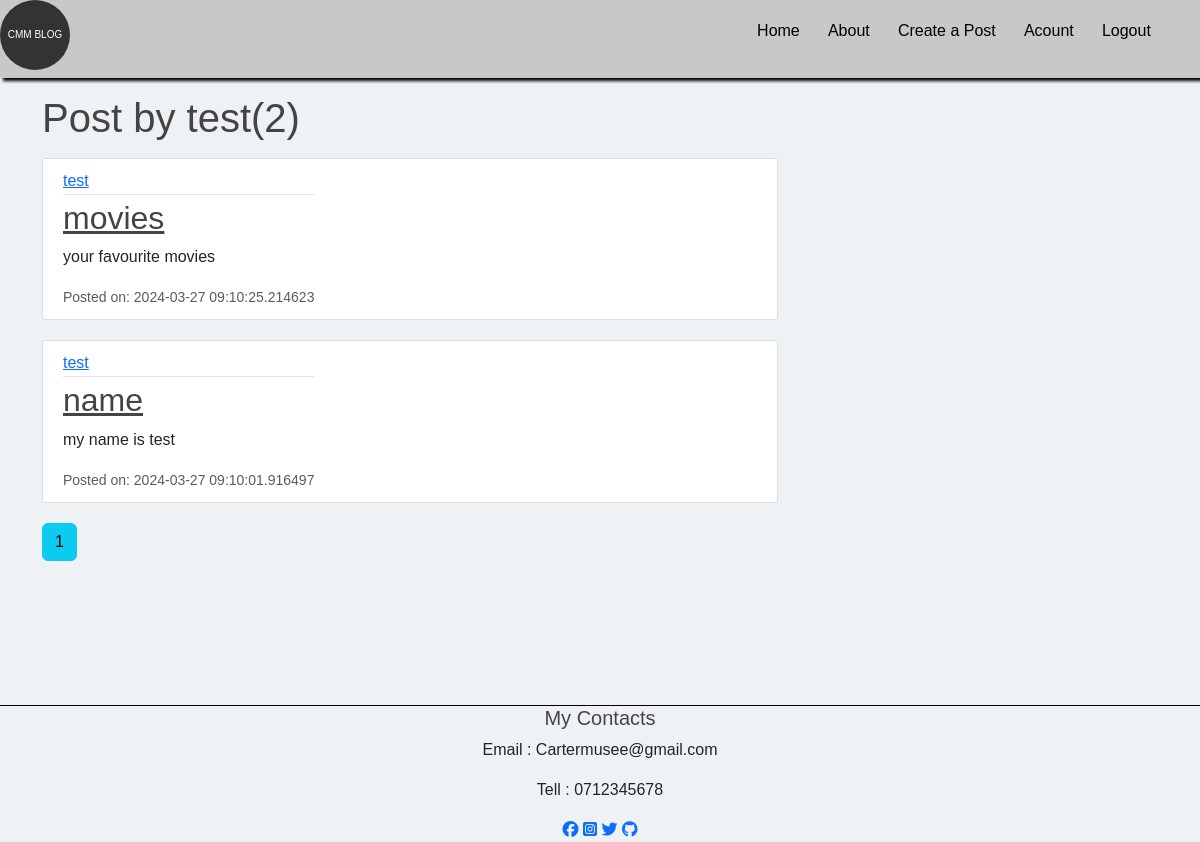
Screenshot of /user/test (signed in) with the database file from the repository.
### flaskblog/modules.py (models this page shows, shortened)
class User(db.Model,UserMixin):
    id = db.Column(db.Integer, primary_key=True)
    username = db.Column(db.String(20), unique=True, nullable=False)
    email = db.Column(db.String(120), unique=True, nullable=False)
    image_file = db.Column(db.String(20), nullable=False, default='default.jpg')
    password = db.Column(db.String(60), nullable=False)
    post = db.relationship('Post',backref='author',lazy=True)

class Post(db.Model):
    id = db.Column(db.Integer, primary_key=True)
    title = db.Column(db.String(100), nullable=False)
    date_posted = db.Column(db.DateTime, nullable=False, default=datetime.utcnow)
    content = db.Column(db.Text(2000), nullable=False)
    user_id = db.Column(db.Integer(), db.ForeignKey('user.id'), nullable=False)

### flaskblog/routes.py (the view)
@app.route("/user/<string:username>")
@login_required
def user_posts(username):
    page = request.args.get('page',1,type=int)
    user = User.query.filter_by(username=username).first_or_404()
    posts=Post.query.filter_by(author=user)\
        .order_by(Post.date_posted.desc())\
        .paginate(page=page,per_page=2)
    return render_template("user_post.html",posts=posts,user=user)

### flaskblog/modules.py (called while the page is built)
@login_manager.user_loader
def load_user(user_id):
    return User.query.get(int(user_id))

### flaskblog/templates/user_post.html
{% extends "layout.html" %}
{% block body%}
<h1 class="mb-3">Post by {{user.username}}({{posts.total}})</h1>
    {% for post in posts.items %}
    <article class="media content-section">
        <div class="media-body">
          <div class="article-metadata">
            <a class="mr-2" href="{{ url_for('user_posts', username=post.author.username) }}">{{ post.author.username }}</a>
          </div>
          <h2><a class="article-title" href="{{ url_for('post',post_id=post.id) }}">{{ post.title }}</a></h2>
          <p class="article-content">{{ post.content }}</p>
          <small class="text-muted">Posted on: {{ post.date_posted }}</small>
        </div>
      </article>
    {% endfor%}
    {% for page_num in posts.iter_pages(left_edge=1,right_edge=1,left_current=2,right_current=2)%}
      {% if page_num %}
        {% if posts.page == page_num %}
          <a class="btn btn-info mb-4" href="{{ url_for('user_posts', username=user.username,page=page_num) }}">{{ page_num }}</a>
        {% else %}
          <a class="btn btn-info mb-4" href="{{ url_for('user_posts',username=user.username, page=page_num) }}">{{ page_num }}</a>
        {%endif%}
      {% else %}
        ...
      {% endif %}
    {% endfor %}
{% endblock %}

### flaskblog/static/main.css (style rules this page uses)
* { margin: 0; padding: 0; box-sizing: border-box; font-family: sans-serif; }
body { background: rgb(239, 242, 245); }
h1, h2, h3, h4, h5, h6 { color: #444444; }
.content-section { background: #ffffff; padding: 10px 20px; border: 1px solid #dddddd; border-radius: 3px; margin-bottom: 20px; }
.article-title { color: #444444; }
.article-content { white-space: pre-line; }
.article-metadata { padding-bottom: 1px; margin-bottom: 4px; border-bottom: 1px solid #e3e3e3 }
.media { display: flex; }

### rows the page displays
User: username "test"
Post: author.username "test", title "movies", content "your favourite movies", date_posted "2024-03-27 09:10:25.214623"
Post: author.username "test", title "name", content "my name is test", date_posted "2024-03-27 09:10:01.916497"

### other values shown
{{ posts.total }} "2"
{{ page_num }} "1"
